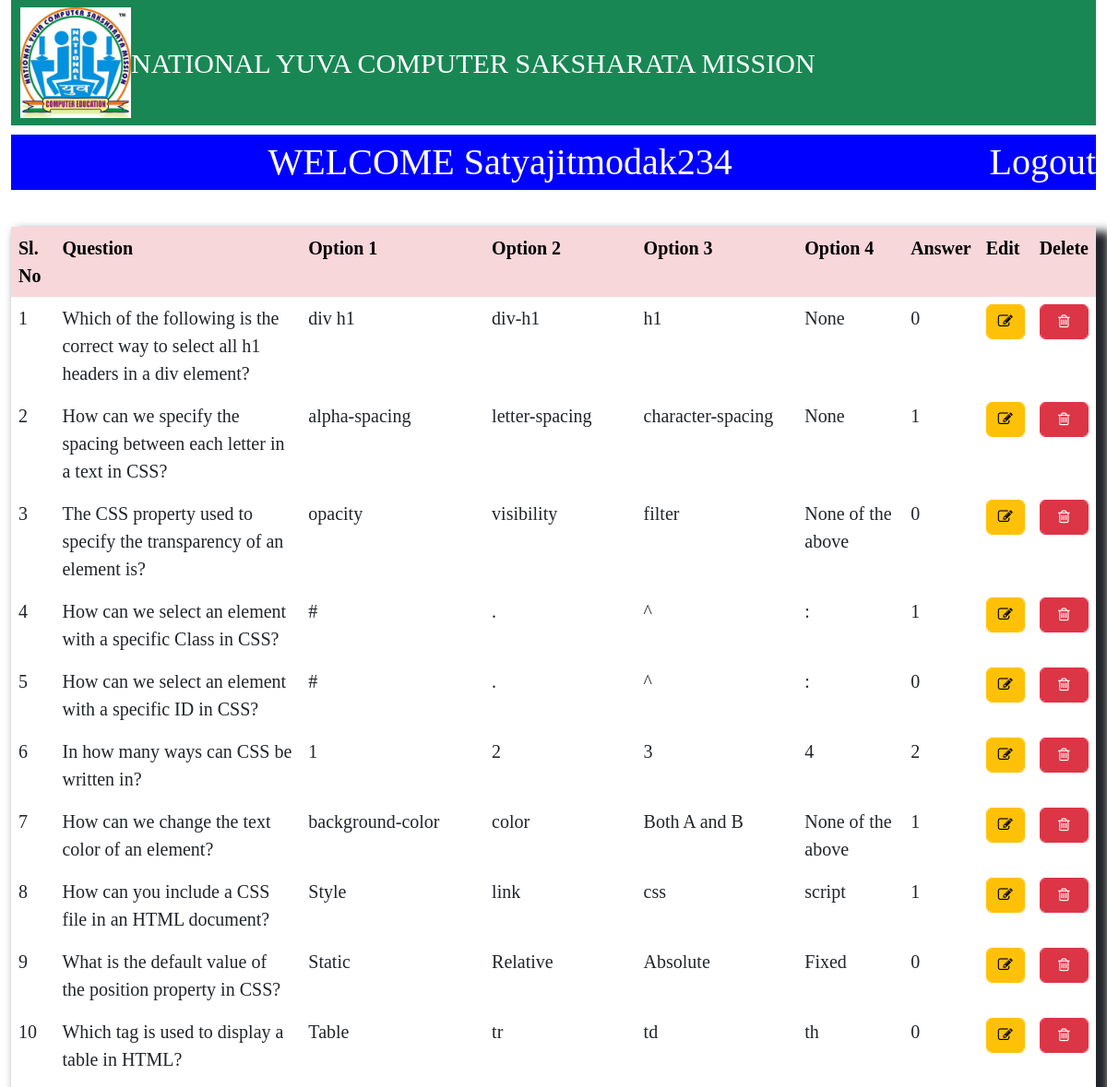
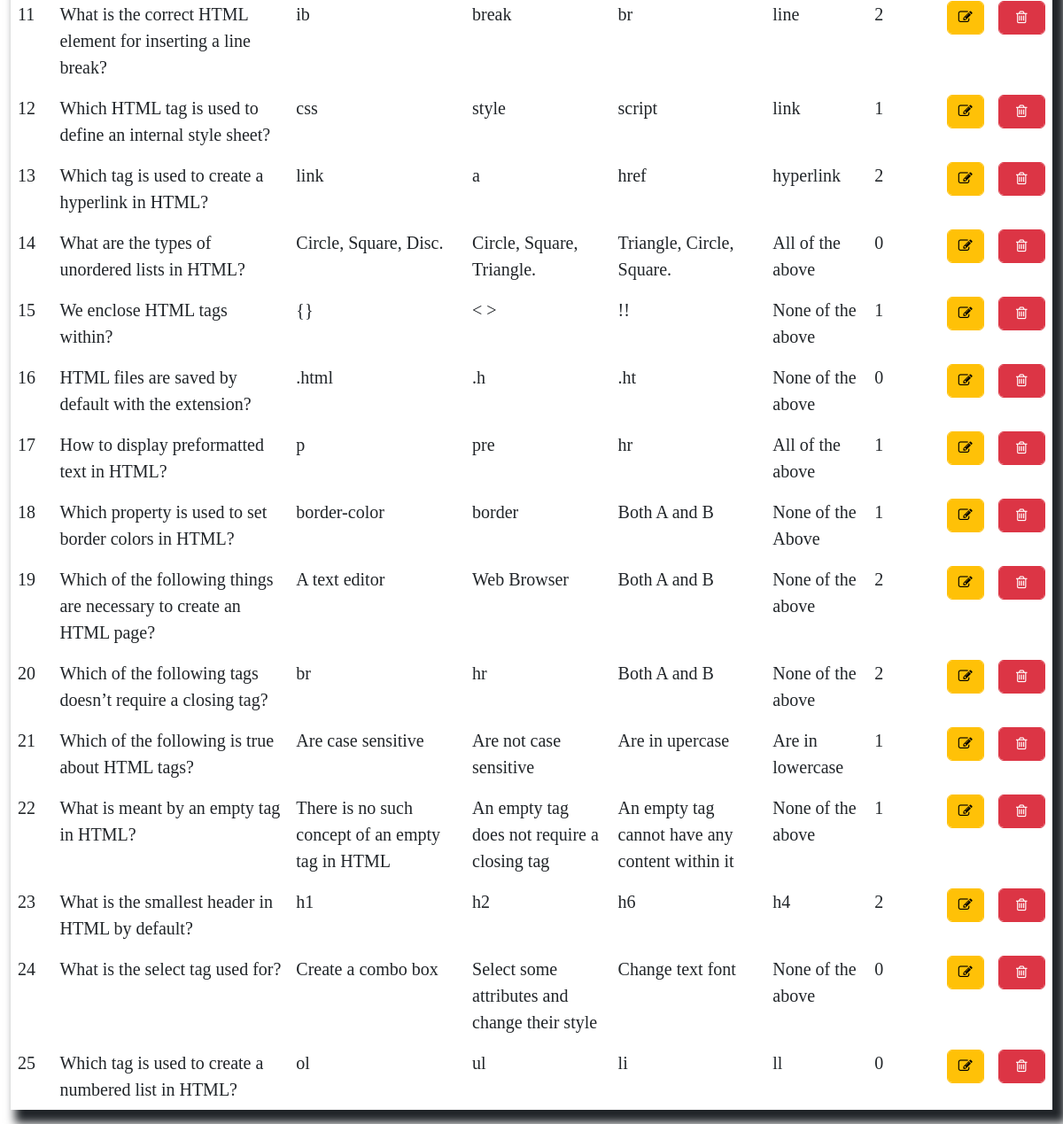
Screenshot of /admin/Show_2ndsem.php (signed in) with the database file from the repository (2 pictures, top to bottom).
### tables this page shows
CREATE TABLE `add_ques2` (
  `id` int(11) NOT NULL,
  `ques` varchar(200) NOT NULL,
  `opt1` varchar(60) NOT NULL,
  `opt2` varchar(60) NOT NULL,
  `opt3` varchar(60) NOT NULL,
  `opt4` varchar(60) NOT NULL,
  `ans` int(11) NOT NULL
);

### admin/Show_2ndsem.php (the view, shortened to what this page needs)
<?php
include_once('connfig.php');
include_once('header.php');
$a = 1;
?>
<!DOCTYPE html>
<html>
<head>
	<link href="https://cdn.jsdelivr.net/npm/bootstrap@5.2.0-beta1/dist/css/bootstrap.min.css" rel="stylesheet">
<link rel="stylesheet" href="https://cdnjs.cloudflare.com/ajax/libs/font-awesome/4.7.0/css/font-awesome.min.css">
</head>
<body>
<div class="contioner-fluid">
	<div class="row">
		<div class="col-sm-12">
			<div class="head">
				WELCOME <?php if (isset($_SESSION['username'])){
					echo $_SESSION['username'];
				} ?>
				<a href="logout.php" style="float: right; color: white; text-decoration: none;">Logout</a>
			</div>
			<div class="row">
				<div class="col-sm-12" style="margin-top: 20px;">
					<table class="table table-borderless"style="margin-top: 20px; box-shadow: 10px 10px 10px 5px;">
						<tr class="table table-danger"><th>Sl. No</th><th>Question</th><th>Option 1</th><th>Option 2</th><th>Option 3</th><th>Option 4</th><th>Answer</th><th>Edit</th><th>Delete</th></tr>
						<?php
						$quer = "SELECT * FROM add_ques2 order by id desc limit 25";
						$run = mysqli_query($conn,$quer);
						while ($rows = mysqli_fetch_assoc($run)) {
							echo "<tr><td>";
							echo $a++;
							echo "</td><td>";
							echo $rows['ques'];
							echo "</td><td>";
							echo $rows['opt1'];
							echo "</td><td>";
							echo $rows['opt2'];
							echo "</td><td>";
							echo $rows['opt3'];
							echo "</td><td>";
							echo $rows['opt4'];
							echo "</td><td>";
							echo $rows['ans'];
							echo "</td><td>";
							echo "<a class='btn btn-warning form-control' href='edit_2ndsem.php?id=$rows[id]'><i class='fa fa-pencil-square-o' aria-hidden='true'></i> </a>";
							echo "</td><td>";
							echo "<a class='btn btn-danger form-control' href='delete_2ndsem.php?id=$rows[id]'><i class='fa fa-trash-o' aria-hidden='true'></i> </a>";
							echo "</td></tr>";
							?>
							<?php 	} ?>
					</table>
				</div>
			</div>
		</div>
	</div>
</div>
</body>
</html>

### admin/header.php (style rules this page uses)
* { font-family: Apple Chancery; }

### admin/Show_2ndsem.php (style rules this page uses)
tr td { font-size: 20px; }
tr th { font-size: 20px; }
.head { margin-top: 10px; background-color: blue; color:white; font-size: 40px; text-align: center; box-shadow: 10px 10px 10px 5px; }

### rows the page displays
add_ques2: ques "Which of the following is the correct way to select all h1 headers in a div element?", opt1 "div h1", opt2 "div-h1", opt3 "h1", opt4 "None", ans "0"
add_ques2: ques "How can we specify the spacing between each letter in a text in CSS?", opt1 "alpha-spacing", opt2 "letter-spacing", opt3 "character-spacing", opt4 "None", ans "1"
add_ques2: ques "The CSS property used to specify the transparency of an element is?", opt1 "opacity", opt2 "visibility", opt3 "filter", opt4 "None of the above", ans "0"
add_ques2: ques "How can we select an element with a specific Class in CSS?", opt1 "#", opt2 ".", opt3 "^", opt4 ":", ans "1"
add_ques2: ques "How can we select an element with a specific ID in CSS?", opt1 "#", opt2 ".", opt3 "^", opt4 ":", ans "0"
add_ques2: ques "In how many ways can CSS be written in?", opt1 "1", opt2 "2", opt3 "3", opt4 "4", ans "2"
add_ques2: ques "How can we change the text color of an element?", opt1 "background-color", opt2 "color", opt3 "Both A and B", opt4 "None of the above", ans "1"
add_ques2: ques "How can you include a CSS file in an HTML document?", opt1 "Style", opt2 "link", opt3 "css", opt4 "script", ans "1"
add_ques2: ques "What is the default value of the position property in CSS?", opt1 "Static", opt2 "Relative", opt3 "Absolute", opt4 "Fixed", ans "0"
add_ques2: ques "Which tag is used to display a table in HTML?", opt1 "Table", opt2 "tr", opt3 "td", opt4 "th", ans "0"
add_ques2: ques "What is the correct HTML element for inserting a line break?", opt1 "ib", opt2 "break", opt3 "br", opt4 "line", ans "2"
add_ques2: ques "Which HTML tag is used to define an internal style sheet?", opt1 "css", opt2 "style", opt3 "script", opt4 "link", ans "1"
add_ques2: ques "Which tag is used to create a hyperlink in HTML?", opt1 "link", opt2 "a", opt3 "href", opt4 "hyperlink", ans "2"
add_ques2: ques "What are the types of unordered lists in HTML?", opt1 "Circle, Square, Disc.", opt2 "Circle, Square, Triangle.", opt3 "Triangle, Circle, Square.", opt4 "All of the above", ans "0"
add_ques2: ques "We enclose HTML tags within?", opt1 "{}", opt2 "< >", opt3 "!!", opt4 "None of the above", ans "1"
add_ques2: ques "HTML files are saved by default with the extension?", opt1 ".html", opt2 ".h", opt3 ".ht", opt4 "None of the above", ans "0"
add_ques2: ques "How to display preformatted text in HTML?", opt1 "p", opt2 "pre", opt3 "hr", opt4 "All of the above", ans "1"
add_ques2: ques "Which property is used to set border colors in HTML?", opt1 "border-color", opt2 "border", opt3 "Both A and B", opt4 "None of the Above", ans "1"
add_ques2: ques "Which of the following things are necessary to create an HTML page?", opt1 "A text editor", opt2 "Web Browser", opt3 "Both A and B", opt4 "None of the above", ans "2"
add_ques2: ques "Which of the following tags doesn’t require a closing tag?", opt1 "br", opt2 "hr", opt3 "Both A and B", opt4 "None of the above", ans "2"
add_ques2: ques "Which of the following is true about HTML tags?", opt1 "Are case sensitive", opt2 "Are not case sensitive", opt3 "Are in upercase", opt4 "Are in lowercase", ans "1"
add_ques2: ques "What is meant by an empty tag in HTML?", opt1 "There is no such concept of an empty tag in HTML", opt2 "An empty tag does not require a closing tag", opt3 "An empty tag cannot have any content within it", opt4 "None of the above", ans "1"
add_ques2: ques "What is the smallest header in HTML by default?", opt1 "h1", opt2 "h2", opt3 "h6", opt4 "h4", ans "2"
add_ques2: ques "What is the select tag used for?", opt1 "Create a combo box", opt2 "Select some attributes and change their style", opt3 "Change text font", opt4 "None of the above", ans "0"
add_ques2: ques "Which tag is used to create a numbered list in HTML?", opt1 "ol", opt2 "ul", opt3 "li", opt4 "ll", ans "0"

### other values shown
$_SESSION['username'] "Satyajitmodak234"
